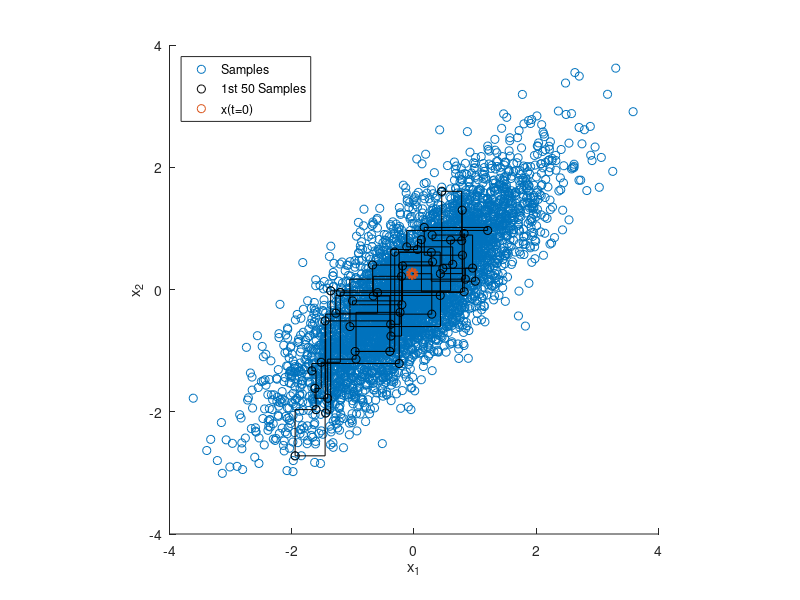

MATLAB code for this plot:
rand('seed' ,12345);
nSamples = 5000;
 
mu = [0 0]; % TARGET MEAN
rho(1) = 0.8; % rho_21
rho(2) = 0.8; % rho_12
 
% INITIALIZE THE GIBBS SAMPLER
propSigma = 1; % PROPOSAL VARIANCE
minn = [-3 -3];
maxx = [3 3];
 
% INITIALIZE SAMPLES
x = zeros(nSamples,2);
x(1,1) = unifrnd(minn(1), maxx(1));
x(1,2) = unifrnd(minn(2), maxx(2));
 
dims = 1:2; % INDEX INTO EACH DIMENSION
 
% RUN GIBBS SAMPLER
t = 1;
while t < nSamples
    t = t + 1;
    T = [t-1,t];
    for iD = 1:2 % LOOP OVER DIMENSIONS
        % UPDATE SAMPLES
        nIx = dims~=iD; % *NOT* THE CURRENT DIMENSION
        % CONDITIONAL MEAN
        muCond = mu(iD) + rho(iD)*(x(T(iD),nIx)-mu(nIx));
        % CONDITIONAL VARIANCE
        varCond = sqrt(1-rho(iD)^2);
        % DRAW FROM CONDITIONAL
        x(t,iD) = normrnd(muCond,varCond);
    end
end
 
% DISPLAY SAMPLING DYNAMICS
figure;
h1 = scatter(x(:,1),x(:,2),'r.');
 
% CONDITIONAL STEPS/SAMPLES
hold on;
for t = 1:50
    plot([x(t,1),x(t+1,1)],[x(t,2),x(t,2)],'k-');
    plot([x(t+1,1),x(t+1,1)],[x(t,2),x(t+1,2)],'k-');
    h2 = plot(x(t+1,1),x(t+1,2),'ko');
end
 
h3 = scatter(x(1,1),x(1,2),'go','Linewidth',3);
legend([h1,h2,h3],{'Samples','1st 50 Samples','x(t=0)'},'Location','Northwest')
hold off;
xlabel('x_1');
ylabel('x_2');
axis square